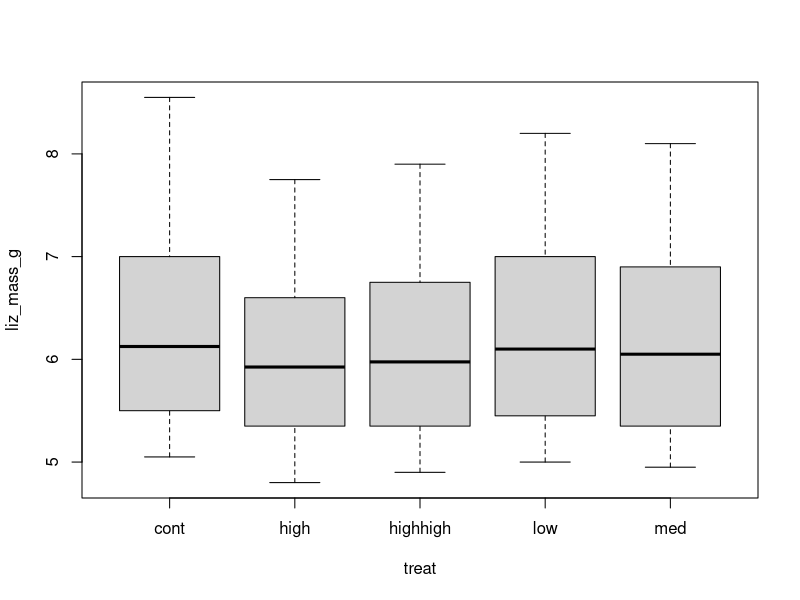
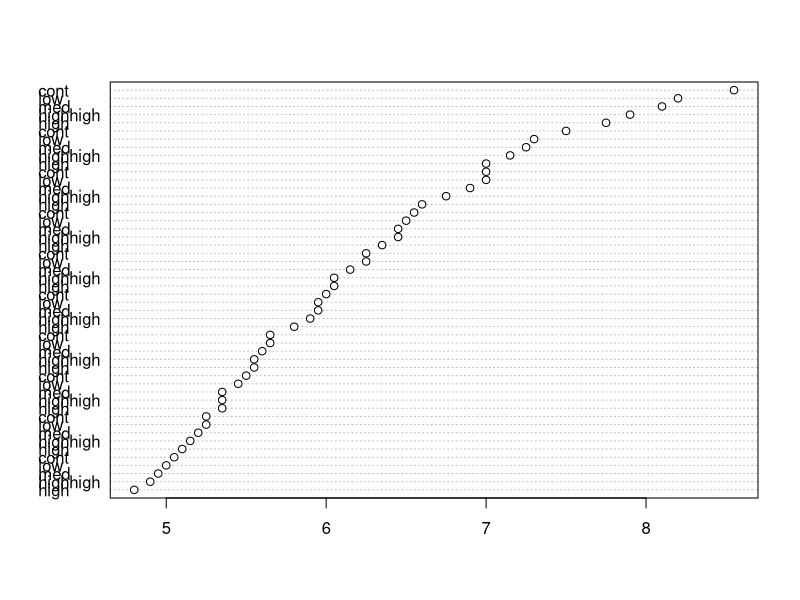
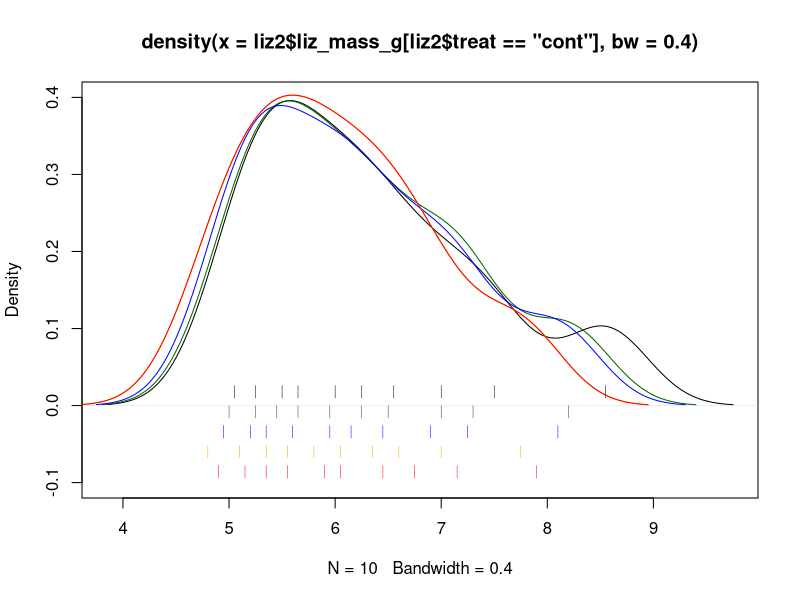

These charts were generated, in order, by the following R code:
liz <- data.frame(lizard_id = c(11, 15, 23, 29, 33, 35, 36, 37,
               45, 50, 8, 30, 34, 43, 53, 55, 62, 65, 70, 74, 5, 6, 10, 25, 
               39, 42, 63, 71, 79, 80, 16, 26, 28, 32, 40, 44, 57, 72, 76, 81,
               13, 22, 24, 27, 49, 58, 66, 77, 78, 82),
  liz_mass_g = c(5.25, 5.05, 8.55, 5.65, 7.5, 6.55, 7, 6,
                 6.25, 5.5, 6.75, 7.9, 7.15, 6.05, 5.55, 5.9, 6.45, 4.9, 5.15, 
                 5.35, 5.95, 6.9, 7.25, 8.1, 5.35, 6.45, 6.15, 4.95, 5.6, 5.2, 
                 5.55, 6.6, 7, 7.75, 5.8, 6.35, 5.35, 4.8, 6.05, 5.1, 5.65, 8.2, 
                 6.5, 5.95, 6.25, 7.3, 5.45, 7, 5.25, 5))
liz

liz2 <- liz[order(liz$liz_mass_g),]

liz2$treat <- sample(c("cont","low","med","high","highhigh"),prob=c(rep((1/5),5)))

boxplot(liz_mass_g~treat, data=liz2)
dotchart(liz2$liz_mass_g, labels=liz2$treat)  # see how the treatment order is random, but it is in order (what does this mean?)
summary(aov(liz_mass_g~factor(treat), data=liz2))

plot(density(liz2$liz_mass_g[liz2$treat=="cont"],bw=0.4),ylim=c(-0.1,0.4))
points(density(liz2$liz_mass_g[liz2$treat=="low"],bw=0.4),type="l", col="darkgreen")
points(density(liz2$liz_mass_g[liz2$treat=="med"],bw=0.4),type="l", col="blue")
points(density(liz2$liz_mass_g[liz2$treat=="high"],bw=0.4),type="l", col="orange")
points(density(liz2$liz_mass_g[liz2$treat=="high"],bw=0.4),type="l", col="red")
rug(liz2$liz_mass_g[liz2$treat=="cont"],line=-5)
rug(liz2$liz_mass_g[liz2$treat=="low"], col="darkgreen",line=-4)
rug(liz2$liz_mass_g[liz2$treat=="med"], col="blue",line=-3)
rug(liz2$liz_mass_g[liz2$treat=="high"], col="orange",line=-2)
rug(liz2$liz_mass_g[liz2$treat=="highhigh"], col="red",line=-1)
